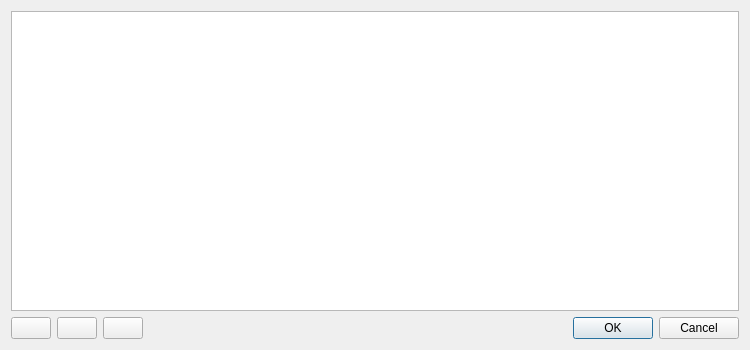
<?xml version="1.0" encoding="UTF-8"?>
<ui version="4.0">
 <class>BookmarkDialog</class>
 <widget class="QDialog" name="BookmarkDialog">
  <property name="geometry">
   <rect>
    <x>0</x>
    <y>0</y>
    <width>750</width>
    <height>350</height>
   </rect>
  </property>
  <property name="windowTitle">
   <string>BookmarkEdit</string>
  </property>
  <layout class="QVBoxLayout" name="verticalLayout">
   <item>
    <widget class="QListView" name="bookmarkView"/>
   </item>
   <item>
    <layout class="QHBoxLayout" name="horizontalLayout">
     <item>
      <widget class="QPushButton" name="removeButton">
       <property name="text">
        <string/>
       </property>
       <property name="icon">
        <iconset theme="list-remove">
         <normaloff>.</normaloff>.</iconset>
       </property>
      </widget>
     </item>
     <item>
      <widget class="QPushButton" name="downButton">
       <property name="text">
        <string/>
       </property>
       <property name="icon">
        <iconset theme="go-down">
         <normaloff>.</normaloff>.</iconset>
       </property>
      </widget>
     </item>
     <item>
      <widget class="QPushButton" name="upButton">
       <property name="text">
        <string/>
       </property>
       <property name="icon">
        <iconset theme="go-up">
         <normaloff>.</normaloff>.</iconset>
       </property>
      </widget>
     </item>
     <item>
      <widget class="QDialogButtonBox" name="buttonBox">
       <property name="orientation">
        <enum>Qt::Horizontal</enum>
       </property>
       <property name="standardButtons">
        <set>QDialogButtonBox::Cancel|QDialogButtonBox::Ok</set>
       </property>
      </widget>
     </item>
    </layout>
   </item>
  </layout>
 </widget>
 <resources/>
 <connections>
  <connection>
   <sender>buttonBox</sender>
   <signal>accepted()</signal>
   <receiver>BookmarkDialog</receiver>
   <slot>accept()</slot>
   <hints>
    <hint type="sourcelabel">
     <x>248</x>
     <y>254</y>
    </hint>
    <hint type="destinationlabel">
     <x>157</x>
     <y>274</y>
    </hint>
   </hints>
  </connection>
  <connection>
   <sender>buttonBox</sender>
   <signal>rejected()</signal>
   <receiver>BookmarkDialog</receiver>
   <slot>reject()</slot>
   <hints>
    <hint type="sourcelabel">
     <x>316</x>
     <y>260</y>
    </hint>
    <hint type="destinationlabel">
     <x>286</x>
     <y>274</y>
    </hint>
   </hints>
  </connection>
 </connections>
</ui>
